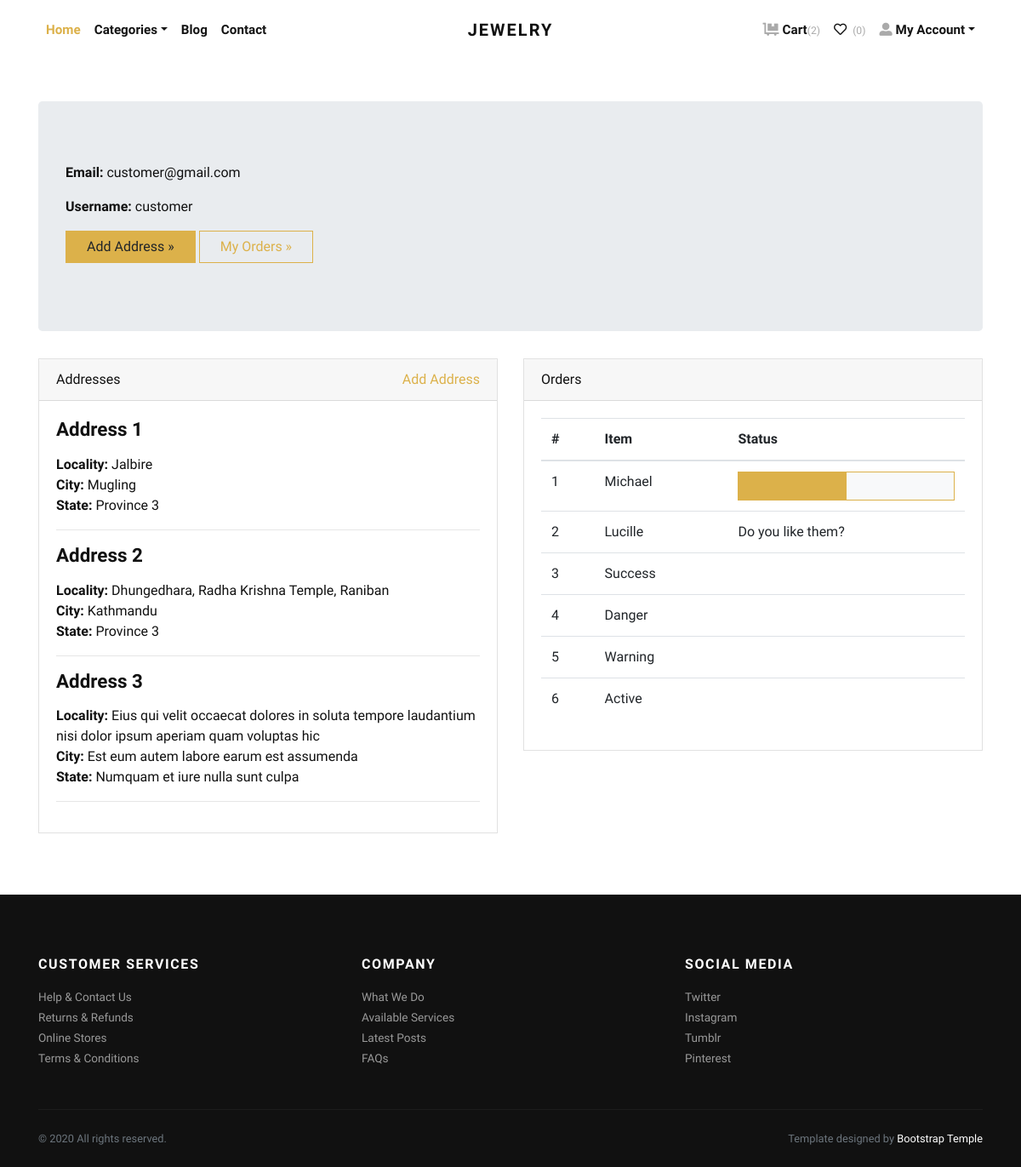
Page /accounts/profile/ (signed in) on the committed database.
### store/models.py (models this page shows, shortened)
class Address(models.Model):
    user = models.ForeignKey(User, verbose_name="User", on_delete=models.CASCADE)
    locality = models.CharField(max_length=150, verbose_name="Nearest Location")
    city = models.CharField(max_length=150, verbose_name="City")
    state = models.CharField(max_length=150, verbose_name="State")

### store/views.py (the view)
# urls.py: path('accounts/profile/', views.profile, name="profile"),
def profile(request):
    addresses = Address.objects.filter(user=request.user)
    return render(request, 'account/profile.html', {'addresses':addresses})

### store/context_preprocessors.py (called while the page is built)
def store_menu(request):
    categories = Category.objects.filter(is_active=True)
    context = {
        'categories_menu': categories,
    }
    return context

### templates/account/profile.html (shortened to what this page needs)
{% extends 'base.html' %}
{% load static %}
    {% block content %}
      <div class="container py-5">
        <div class="jumbotron">
          <p><strong>Email:</strong> {{request.user.email}}</p>
          <p><strong>Username:</strong> {{request.user.username}}</p>
          <p><a class="btn btn-primary btn-large" href="{% url 'store:add-address' %}">Add Address »</a> <a class="btn btn-outline-primary btn-large" href="#">My Orders »</a></p>
        </div>
        <div class="row">
          <div class="col-lg-6">
            <div class="card mb-4" id="headings">
              <div class="card-header">Addresses <span class="float-right"><a href="{% url 'store:add-address' %}">Add Address</a></span></div>
              <div class="card-body">
                {% if addresses %}
                    {% for address in addresses %}
                        <h4 class="mb-3">Address {{forloop.counter}}</h4>
                        <p>
                            <strong>Locality: </strong>{{address.locality}} <br>
                            <strong>City: </strong>{{address.city}} <br>
                            <strong>State: </strong>{{address.state}} <br>
                        </p>
                        <hr>
                    {% endfor %}
                {% endif %}
              </div>
            </div>
          </div>
          <div class="col-lg-6">
            <div class="card mb-4" id="tables">
              <div class="card-header">Orders</div>
              <div class="card-body">
                <table class="table table-hover">
                  <thead>
                    <tr>
                      <th>#</th>
                      <th>Item</th>
                      <th>Status</th>
                    </tr>
                  </thead>
                  <tbody>
                    <tr>
                      <td>1</td>
                      <td>Michael</td>
                      <td>
                        <div class="bg-light border border-primary">
                            <div class="p-3 bg-primary" style="width:50%;"></div>
                        </div>
                      </td>
                    </tr>
                    <tr>
                      <td>2</td>
                      <td>Lucille</td>
                      <td>Do you like them?</td>
                    </tr>
                    <tr class="success">
                      <td>3</td>
                      <td>Success</td>
                      <td></td>
                    </tr>
                    <tr class="danger">
                      <td>4</td>
                      <td>Danger</td>
                      <td></td>
                    </tr>
                    <tr class="warning">
                      <td>5</td>
                      <td>Warning</td>
                      <td></td>
                    </tr>
                    <tr class="active">
                      <td>6</td>
                      <td>Active</td>
                      <td></td>
                    </tr>
                  </tbody>
                </table>
              </div>
            </div>
          </div>
        </div>
      </div>
{% endblock content %}

### jewelryshop/static/css/style.default.css (style rules this page uses)
strong { font-weight: 700; }
.border { border: 1px solid #dee2e6 !important; }
.border-primary { border-color: #dcb14a !important; }
.btn { font-weight: 400; border: 1px solid transparent; font-family: inherit; padding: 0.375rem 1.5rem; font-size: 1rem; line-height: 1.5; border-radius: 0; transition: color 0.15s ease-in-out, background-color 0.15s ease-in-out, border-color 0.15s ease-in-out, box-shadow 0.15s ease-in-out; }
.btn-primary { color: #212529; background-color: #dcb14a; border-color: #dcb14a; }
.btn-outline-primary { color: #dcb14a; background-color: transparent; background-image: none; border-color: #dcb14a; }
body { font-family: "Libre Franklin", sans-serif; font-size: 1rem; font-weight: 400; line-height: 1.5; color: #111111; background-color: #fff; }
a { color: #dcb14a; text-decoration: none; }
h1, h2, h3, h4, h5, h6, .h1, .h2, .h3, .h4, .h5, .h6 { margin-bottom: 0.5rem; font-family: inherit; font-weight: 900; line-height: 1.2; color: inherit; }
h4, .h4 { font-size: 1.4rem; }
hr { border-top: 1px solid rgba(17, 17, 17, 0.1); }
.bg-primary { background-color: #dcb14a !important; }
.bg-light { background-color: #f8f9fa !important; }
.card { background-color: #fff; border: 1px solid rgba(17, 17, 17, 0.125); border-radius: 0; }
.card-body { padding: 1.25rem; }
.card-header { padding: 0.75rem 1.25rem; background-color: rgba(17, 17, 17, 0.03); border-bottom: 1px solid rgba(17, 17, 17, 0.125); }
.card-header:first-child { border-radius: calc(0 - 1px) calc(0 - 1px) 0 0; }

### rows in the picture
Address: locality "Jalbire", city "Mugling", state "Province 3"
Address: locality "Dhungedhara, Radha Krishna Temple, Raniban", city "Kathmandu", state "Province 3"
Address: locality "Eius qui velit occaecat dolores in soluta tempore laudantium nisi dolor ipsum aperiam quam voluptas hic", city "Est eum autem labore earum est assumenda", state "Numquam et iure nulla sunt culpa"

### other values in the picture
{{ request.user.email }} "customer@gmail.com"
{{ request.user.username }} "customer"
